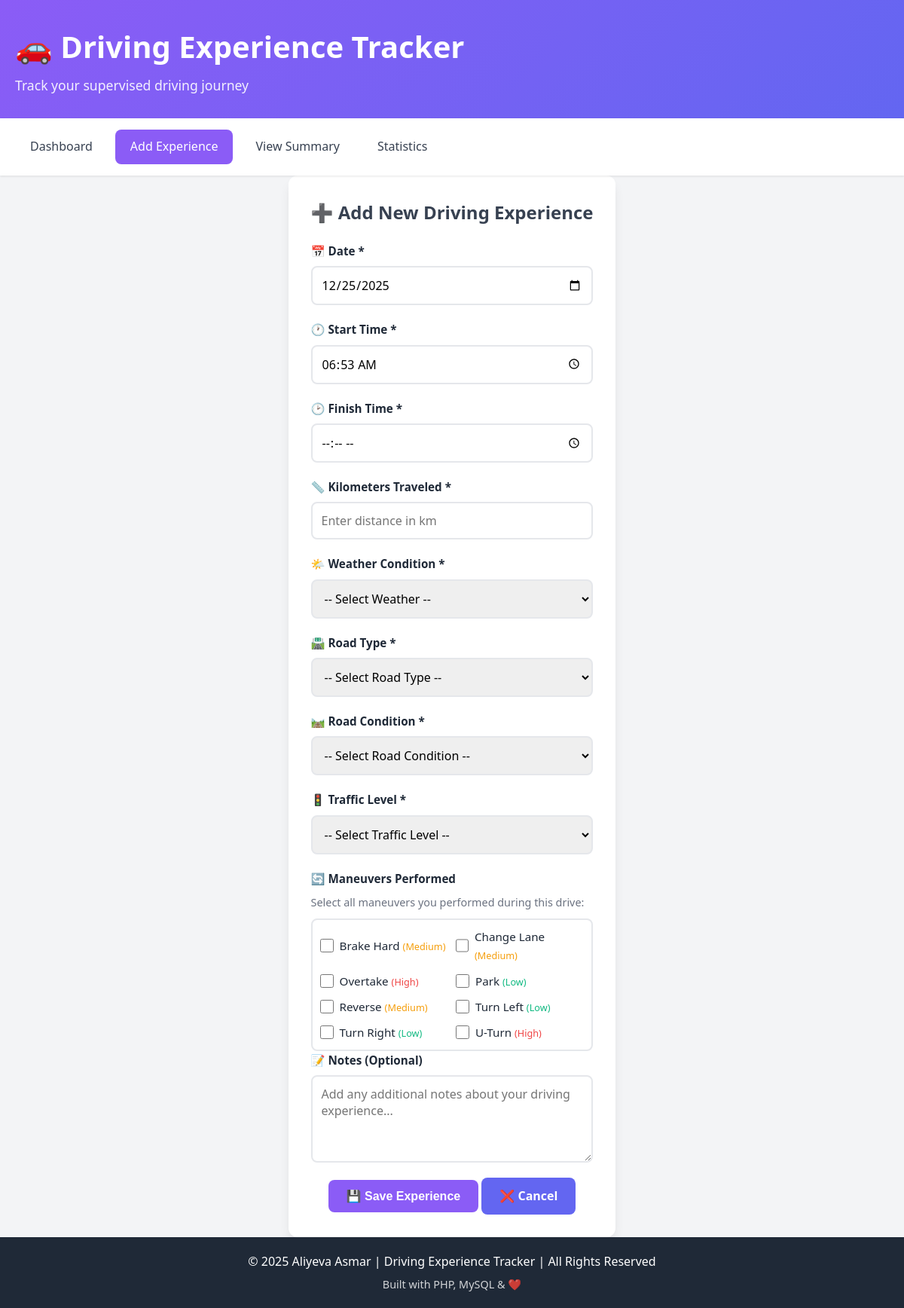
Screenshot of /add_experience.php with the database file from the repository.
### tables this page shows
CREATE TABLE IF NOT EXISTS maneuvers (
  id_maneuver TINYINT NOT NULL AUTO_INCREMENT,
  maneuver_type VARCHAR(30) NOT NULL,
  risk_level VARCHAR(10) NOT NULL,
  PRIMARY KEY (id_maneuver)
);

### add_experience.php (the view, shortened to what this page needs)
<?php
require_once 'config/database.php';
require_once 'includes/header.php';
try {
    $stmt = $pdo->query("SELECT id_maneuver, maneuver_type, risk_level FROM maneuvers ORDER BY maneuver_type");
    $maneuvers = $stmt->fetchAll();
} catch (PDOException $e) {
    error_log("Form Data Error: " . $e->getMessage());
    die("Error loading form data. Please try again later.");
}
$current_date = date('Y-m-d');
$current_time = date('H:i');
?>
<section class="add-experience">
    <div class="form-container">
        <h2 class="text-center mb-20">➕ Add New Driving Experience</h2>
        <form action="save_experience.php" method="POST" id="experienceForm">
            <div class="form-grid">
                <div class="form-group">
                    <label for="date">📅 Date *</label>
                    <input
                        type="date"
                        id="date"
                        name="date"
                        value="<?php echo $current_date; ?>"
                        max="<?php echo $current_date; ?>"
                        required
                    >
                </div>
                <div class="form-group">
                    <label for="start_time">🕐 Start Time *</label>
                    <input
                        type="time"
                        id="start_time"
                        name="start_time"
                        value="<?php echo $current_time; ?>"
                        required
                    >
                </div>
                <div class="form-group">
                    <label for="finish_time">🕑 Finish Time *</label>
                    <input
                        type="time"
                        id="finish_time"
                        name="finish_time"
                        required
                    >
                </div>
                <div class="form-group">
                    <label for="km_traveled">📏 Kilometers Traveled *</label>
                    <input
                        type="number"
                        id="km_traveled"
                        name="km_traveled"
                        step="0.1"
                        min="0.1"
                        max="500"
                        placeholder="Enter distance in km"
                        required
                    >
                </div>
            </div>
            <div class="form-grid">
                <div class="form-group">
                    <label for="weather">🌤️ Weather Condition *</label>
                    <select id="weather" name="id_weatherCondition" required>
                        <option value="">-- Select Weather --</option>
                    </select>
                </div>
                <div class="form-group">
                    <label for="road_type">🛣️ Road Type *</label>
                    <select id="road_type" name="id_roadType" required>
                        <option value="">-- Select Road Type --</option>
                    </select>
                </div>
                <div class="form-group">
                    <label for="road_condition">🛤️ Road Condition *</label>
                    <select id="road_condition" name="id_roadCondition" required>
                        <option value="">-- Select Road Condition --</option>
                    </select>
                </div>
                <div class="form-group">
                    <label for="traffic_level">🚦 Traffic Level *</label>
                    <select id="traffic_level" name="id_trafficLevel" required>
                        <option value="">-- Select Traffic Level --</option>
                    </select>
                </div>
            </div>
            <div class="form-group">
                <label>🔄 Maneuvers Performed</label>
                <p style="font-size: 0.9rem; color: #6b7280; margin-bottom: 10px;">
                    Select all maneuvers you performed during this drive:
                </p>
                <div class="checkbox-group">
                    <?php foreach ($maneuvers as $maneuver): ?>
                        <div class="checkbox-item">
                            <input
                                type="checkbox"
                                id="maneuver_<?php echo $maneuver['id_maneuver']; ?>"
                                name="maneuvers[]"
                                value="<?php echo $maneuver['id_maneuver']; ?>"
                            >
                            <label for="maneuver_<?php echo $maneuver['id_maneuver']; ?>">
                                <?php echo htmlspecialchars($maneuver['maneuver_type']); ?>
                                <small style="color: <?php
                                    echo $maneuver['risk_level'] == 'High' ? '#ef4444' :
                                        ($maneuver['risk_level'] == 'Medium' ? '#f59e0b' : '#10b981');
                                ?>;">
                                    (<?php echo $maneuver['risk_level']; ?>)
                                </small>
                            </label>
                        </div>
                    <?php endforeach; ?>
                </div>
            </div>
            <div class="form-group">
                <label for="notes">📝 Notes (Optional)</label>
                <textarea
                    id="notes"
                    name="notes"
                    rows="4"
                    placeholder="Add any additional notes about your driving experience..."
                ></textarea>
            </div>
            <div class="text-center mt-20">
                <button type="submit" class="btn btn-primary">💾 Save Experience</button>
                <a href="index.php" class="btn btn-secondary">❌ Cancel</a>
            </div>
        </form>
    </div>
</section>
<?php require_once 'includes/footer.php'; ?>

### css/style.css (style rules this page uses)
* { margin: 0; padding: 0; box-sizing: border-box; }
:root { --primary-color: #8b5cf6; --secondary-color: #6366f1; --accent-color: #ec4899; --dark-color: #1f2937; --light-color: #f3f4f6; --success-color: #10b981; --danger-color: #ef4444; --warning-color: #f59e0b; --text-color: #374151; --border-color: #e5e7eb; --shadow: 0 1px 3px 0 rgba(0, 0, 0, 0.1); --shadow-lg: 0 10px 15px -3px rgba(0, 0, 0, 0.1); }
body { font-family: 'Segoe UI', Tahoma, Geneva, Verdana, sans-serif; line-height: 1.6; color: var(--text-color); background-color: var(--light-color); min-height: 100vh; display: flex; flex-direction: column; }
.form-container { background: white; padding: 30px; border-radius: 12px; box-shadow: var(--shadow-lg); max-width: 800px; margin: 0 auto; }
.form-grid { display: grid; grid-template-columns: repeat(auto-fit, minmax(250px, 1fr)); gap: 20px; margin-bottom: 20px; }
.form-group { display: flex; flex-direction: column; }
.form-group label { font-weight: 600; margin-bottom: 8px; color: var(--dark-color); font-size: 0.95rem; }
.form-group input, .form-group select, .form-group textarea { padding: 12px; border: 2px solid var(--border-color); border-radius: 8px; font-size: 1rem; font-family: inherit; transition: border-color 0.3s ease; }
.checkbox-group { display: grid; grid-template-columns: repeat(auto-fill, minmax(150px, 1fr)); gap: 10px; padding: 10px; border: 2px solid var(--border-color); border-radius: 8px; }
.checkbox-item { display: flex; align-items: center; gap: 8px; }
.checkbox-item input[type="checkbox"] { width: 18px; height: 18px; cursor: pointer; }
.checkbox-item label { margin: 0; cursor: pointer; font-weight: normal; }
.btn { padding: 12px 24px; border: none; border-radius: 8px; font-size: 1rem; font-weight: 600; cursor: pointer; transition: all 0.3s ease; text-decoration: none; display: inline-block; text-align: center; }
.btn-primary { background-color: var(--primary-color); color: white; }
.btn-secondary { background-color: var(--secondary-color); color: white; }
.text-center { text-align: center; }
.mt-20 { margin-top: 20px; }
.mb-20 { margin-bottom: 20px; }

### rows the page displays
maneuvers: maneuver_type "Brake Hard", risk_level "Medium"
maneuvers: maneuver_type "Change Lane", risk_level "Medium"
maneuvers: maneuver_type "Overtake", risk_level "High"
maneuvers: maneuver_type "Park", risk_level "Low"
maneuvers: maneuver_type "Reverse", risk_level "Medium"
maneuvers: maneuver_type "Turn Left", risk_level "Low"
maneuvers: maneuver_type "Turn Right", risk_level "Low"
maneuvers: maneuver_type "U-Turn", risk_level "High"
